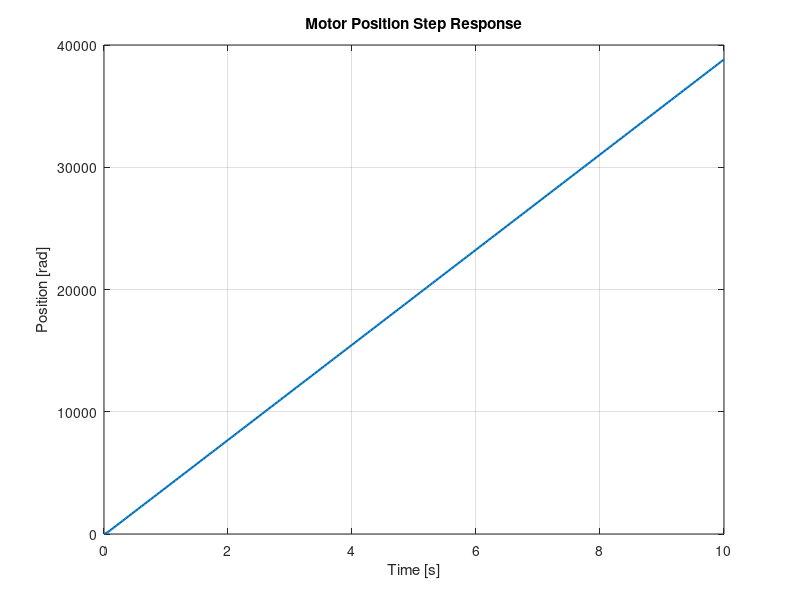

Write MATLAB code to recreate this figure.
%% Motor Position Question (4)
J = 3e-6; % Moment of inertia of the rotor [kg.m^2]
b = 3.5e-6; % Motor friction constant [N.s/m]
K = 0.025; % Electric force and motor torque constant [V/rad/sec]
R = 5; % Electric resistance [Ohm]
L = 3e-6; % Electric inductance [H]
V = 100; % Input voltage [V]

%% Step 1: 
% Write the State-Space from in MATLAB with the motor position, motor speed,
% and current as state variables using properties above. Let the rotational position
% be the output. Hint: Matrix A will be 3 by 3, Matrix B will be 3 by 1, Matrix C will
% be 1 by 3, and Matrix D will be 0.

A = [0, 1, 0; 
     0, -b/J, K/J;
     0, -K/L, -R/L];
B = [0;
     0;
     1/L];
C = [1 0 0];
D = 0;

sys = ss(A, B, C, D);

%% Step 2: 
% Generate the step response from 0 to 10 secs, with 0.05 sec step size. V is the
% input signal.

t = 0:0.05:10;          % Time [s]
u = V * ones(size(t));  % Step input

% Simulate system response
[y, t_out, x_out] = lsim(sys, u, t);

% Plot current (output)
figure;
plot(t_out, y, 'LineWidth', 1.5)
xlabel('Time [s]')
ylabel('Position [rad]')
title('Motor Position Step Response')
grid on